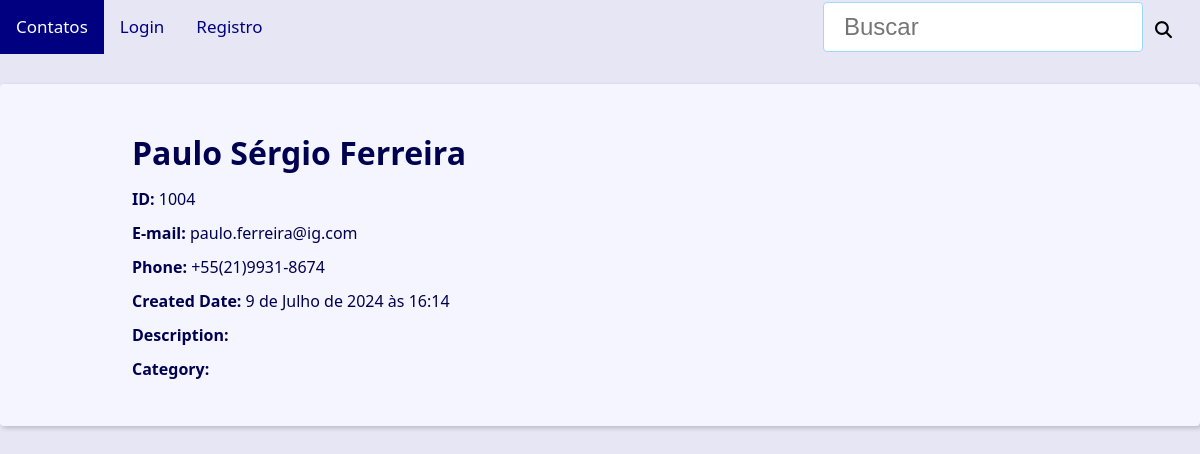
Screenshot of /1004/ with the database file from the repository.
### contact/models.py (models this page shows, shortened)
class Contact(models.Model):
    first_name = models.CharField(max_length=50)
    last_name = models.CharField(max_length=50, blank=True)
    phone = models.CharField(max_length=50)
    email = models.EmailField(max_length=254, blank=True, verbose_name='E-mail')
    created_date = models.DateTimeField(default=timezone.now)
    description = models.TextField(blank=True, verbose_name='Descrição')
    show = models.BooleanField(default=True)
    picture = models.ImageField(blank=True, upload_to='pictures/%Y/%m/', verbose_name='Imagem')
    owner = models.ForeignKey(
        User,
        on_delete=models.SET_NULL,
        blank=True, null=True
    )
    category = models.ForeignKey(
        Category,
        on_delete=models.SET_NULL,
        blank=True,
        null=True,
        verbose_name='Categoria'
    )

### contact/views/contact_views.py (the view)
# urls.py: path('<int:contact_id>/', views.contact, name='contact'),
def contact(request, contact_id):
    single_contact = get_object_or_404(
        Contact, pk=contact_id, show=True
    )
    site_title = f'{single_contact.first_name} {single_contact.last_name}'
    context = {
        'contact': single_contact,
        'site_title' : ' - ' + site_title
    }
    return render(
        request,
        'contact/contact.html',
        context
    )

### contact/templates/contact/contact.html (shortened to what this page needs)
{% extends 'global/base.html' %}
{% block content %}
  <div class="single-contact">
    <h1 class="single-contact-name">
      {{ contact.first_name }} {{ contact.last_name }}
    </h1>
    <p><b>ID:</b> {{ contact.id }}</p>
    <p><b>E-mail:</b> {{ contact.email }}</p>
    <p><b>Phone:</b> {{ contact.phone }}</p>
    <p><b>Created Date:</b> {{ contact.created_date }}</p>
    <p><b>Description:</b> {{ contact.description }}</p>
    <p><b>Category:</b> {{ contact.category.name }}</p>
  </div>
{% endblock content %}

### base/static/global/css/style.css (style rules this page uses)
:root { --spacing: 1.5rem; --link-dark-color: rgb(0, 83, 200); --link-light-color: rgb(156, 217, 255); --clr-white: rgb(245, 245, 255); --clr-blue: rgb(0, 0, 80); --clr-light-gray: rgb(230, 230, 245); --clr-dark-shadow-5: rgba(0, 0, 10, 5%); --clr-dark-shadow-10: rgba(0, 0, 10, 10%); --clr-dark-shadow-20: rgba(0, 0, 10, 20%); --clr-light-shadow-5: rgba(200, 200, 255, 5%); --clr-light-shadow-10: rgba(200, 200, 255, 20%); --clr-light-shadow-20: rgba(200, 200, 255, 20%); --main-page-width: 120rem; --table-min-width: 60rem; --biggest-font-size: 5rem; --bigger-font-size: 4rem; --big-font-size: 3.2rem; --medium-font-size: 2.4rem; --small-font-size: 1.6rem; --smaller-font-size: 1.4rem; --smallest-font-size: 1.2rem; --transition-fast: 300ms; --transition-medium: 600ms; --transition-slow: 1s; --default-border-radius: 4px; }
*, *::before, *::after { margin: 0; padding: 0; box-sizing: border-box; }
html { font-size: 62.5%; }
body { font-family: system-ui, -apple-system, BlinkMacSystemFont, 'Segoe UI', Roboto, Oxygen, Ubuntu, Cantarell, 'Open Sans', 'Helvetica Neue', sans-serif; line-height: 1.5; font-size: var(--small-font-size); color: var(--clr-blue); -webkit-font-smoothing: antialiased; background: var(--clr-light-gray); }
@media (min-width: 600px) { .single-contact { max-width: 80%; margin: calc(var(--spacing) * 2) auto; } }
.single-contact h1 { margin: 1rem 0; }
.single-contact p { margin: 1rem 0; }

### rows the page displays
Contact: first_name "Paulo Sérgio", last_name "Ferreira", id "1004", email "paulo.ferreira@ig.com", phone "+55(21)9931-8674", created_date "9 de Julho de 2024 às 16:14"
